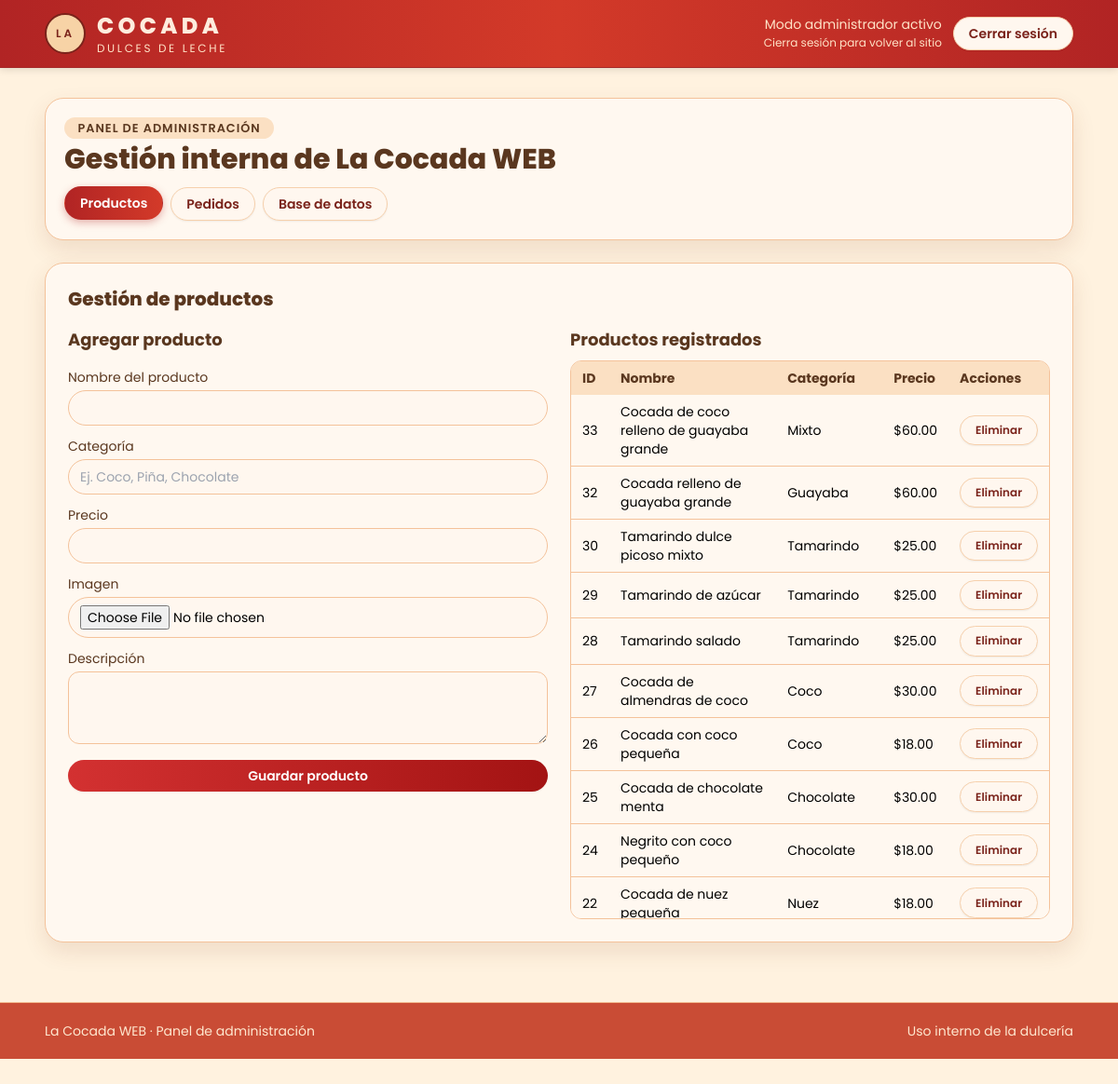
Page /tienda.php (signed in) on the committed database.
### tables this page shows
CREATE TABLE `productos` (
  `id` int(11) NOT NULL,
  `nombre` varchar(100) NOT NULL,
  `categoria` varchar(50) NOT NULL,
  `precio` decimal(10,2) NOT NULL,
  `descripcion` text NOT NULL,
  `imagen` varchar(255) NOT NULL
);

### tienda.php (the view, shortened to what this page needs)
<?php
$adminAutenticado = isset($_SESSION['admin']) && $_SESSION['admin'] === true;
$errorLogin = false;
$vista = 'productos';
$productos = [];
if ($adminAutenticado) {
    require_once 'db.php';
    $resultProd = $mysqli->query('SELECT id, nombre, categoria, precio, imagen FROM productos ORDER BY id DESC');
    if ($resultProd) {
        while ($row = $resultProd->fetch_assoc()) {
            $productos[] = $row;
        }
    }
}
?>
<!DOCTYPE html>
<html lang="es">
<head>
  <script src="https://cdn.tailwindcss.com"></script>
  <link rel="stylesheet" href="cocada.css">
</head>
<body class="bg-[var(--c-bg)] min-h-screen flex flex-col">
  <header class="sticky top-0 z-30 barra-principal">
    <div class="max-w-6xl mx-auto px-4 sm:px-6 py-3 flex items-center gap-3 flex-wrap">
      <a href="index.html" class="flex items-center gap-3">
        <div class="w-11 h-11 rounded-full bg-[#f7d3a6] border-2 border-[#7a231b] grid place-content-center">
          <span class="text-xs tracking-[0.25em] text-[#7a231b] font-semibold">LA</span>
        </div>
        <div class="flex flex-col leading-tight">
          <span class="text-xl sm:text-2xl font-extrabold text-[#ffecdd] tracking-[0.18em] uppercase">
            Cocada
          </span>
          <span class="text-[0.7rem] sm:text-xs text-[#ffe3c7] tracking-[0.22em] uppercase">
            Dulces de leche
          </span>
        </div>
      </a>
      <div class="ml-auto flex items-center gap-3">
        <?php if ($adminAutenticado): ?>
          <div class="text-xs sm:text-sm text-[#ffe3c7] text-right leading-tight">
            <div>Modo administrador activo</div>
            <div class="text-[0.75rem]">Cierra sesión para volver al sitio</div>
          </div>
          <form action="cerrar_sesion.php" method="post">
            <button class="boton boton-outline text-xs sm:text-sm">Cerrar sesión</button>
          </form>
        <?php else: ?>
          <div class="text-xs sm:text-sm text-[#ffe3c7]">
            Modo administrador
          </div>
        <?php endif; ?>
      </div>
    </div>
  </header>
<?php if (!$adminAutenticado): ?>
  <main class="flex-1 max-w-6xl mx-auto px-4 sm:px-6 py-10 flex items-center justify-center">
    <div class="card w-full max-w-sm mx-4 p-5 sm:p-6 space-y-4">
      <div class="space-y-1 text-center">
        <p class="badge inline-block">Acceso restringido</p>
        <h2 class="text-lg sm:text-xl font-extrabold text-[var(--c-cafe)] tracking-[0.04em]">
          Ingreso al modo administrador
        </h2>
      </div>
      <form method="post" class="space-y-3">
        <div class="space-y-1">
          <label for="passwordInput" class="text-xs sm:text-sm text-[#5a371f]">
            Contraseña de administrador
          </label>
          <input
            id="passwordInput"
            name="password"
            type="password"
            required
            class="w-full border border-[#f4c29a] rounded-full px-3 py-2 text-sm bg-[#fff7ef] text-[#5a371f] placeholder:text-[#b58157] focus:outline-none focus:ring-2 focus:ring-[#f3a766]"
            placeholder="Escribe la contraseña"
          />
        </div>
        <?php if ($errorLogin): ?>
          <p class="text-xs text-red-700">Contraseña incorrecta. Inténtalo de nuevo.</p>
        <?php endif; ?>
        <button type="submit" class="boton boton-primario w-full justify-center text-sm">
          Entrar
        </button>
      </form>
    </div>
  </main>
<?php else: ?>
  <main class="max-w-6xl mx-auto px-4 sm:px-6 py-8 space-y-6">
    <section class="card p-4 sm:p-5 space-y-3">
      <div class="flex flex-wrap items-center justify-between gap-3">
        <div class="space-y-1">
          <span class="badge">Panel de administración</span>
          <h1 class="text-2xl sm:text-3xl font-extrabold text-[var(--c-cafe)]">
            Gestión interna de La Cocada WEB
          </h1>
        </div>
      </div>
      <div class="flex flex-wrap gap-2 mt-2">
        <a href="tienda.php?vista=productos"
          class="boton boton-outline text-xs sm:text-sm <?php echo $vista === 'productos' ? 'tab-activa' : ''; ?>">
          Productos
        </a>
        <a href="tienda.php?vista=pedidos"
          class="boton boton-outline text-xs sm:text-sm <?php echo $vista === 'pedidos' ? 'tab-activa' : ''; ?>">
          Pedidos
        </a>
        <a href="tienda.php?vista=basedatos"
          class="boton boton-outline text-xs sm:text-sm <?php echo $vista === 'basedatos' ? 'tab-activa' : ''; ?>">
          Base de datos
        </a>
      </div>
    </section>
    <?php if ($vista === 'productos'): ?>
    <section class="card p-5 sm:p-6 space-y-4">
      <h2 class="text-xl font-extrabold text-[var(--c-cafe)] mb-4">
        Gestión de productos
      </h2>
      <div class="grid grid-cols-1 md:grid-cols-2 gap-6">
        <div class="space-y-4">
          <h3 class="text-lg font-bold text-[#5a371f]">Agregar producto</h3>
          <form method="post" enctype="multipart/form-data" class="space-y-3 text-sm">
            <div>
              <label class="block mb-1 text-[#5a371f]">Nombre del producto</label>
              <input name="nombre" required
                class="w-full border border-[#f4c29a] rounded-full px-3 py-2 bg-[#fff7ef]">
            </div>
            <div>
              <label class="block mb-1 text-[#5a371f]">Categoría</label>
              <input name="categoria" required
                placeholder="Ej. Coco, Piña, Chocolate"
                class="w-full border border-[#f4c29a] rounded-full px-3 py-2 bg-[#fff7ef]">
            </div>
            <div>
              <label class="block mb-1 text-[#5a371f]">Precio</label>
              <input type="number" step="0.01" name="precio" required
                class="w-full border border-[#f4c29a] rounded-full px-3 py-2 bg-[#fff7ef]">
            </div>
            <div>
              <label class="block mb-1 text-[#5a371f]">Imagen</label>
              <input type="file" name="imagen_file" accept="image/*" required
                class="w-full border border-[#f4c29a] rounded-full px-3 py-2 bg-[#fff7ef]">
            </div>
            <div>
              <label class="block mb-1 text-[#5a371f]">Descripción</label>
              <textarea name="descripcion" rows="3" required
                class="w-full border border-[#f4c29a] rounded-xl px-3 py-2 bg-[#fff7ef]"></textarea>
            </div>
            <button class="boton boton-primario text-sm w-full justify-center">
              Guardar producto
            </button>
          </form>
        </div>
        <div>
          <h3 class="text-lg font-bold text-[#5a371f] mb-2">Productos registrados</h3>
          <div class="overflow-y-auto max-h_[600px] max-h-[600px] border border-[#f4c29a] rounded-xl bg-[#fff8f0]">
            <table class="min-w-full text-xs sm:text-sm text-left">
              <thead class="bg-[#fbe0c3] text-[#5a371f]">
                <tr>
                  <th class="px-3 py-2">ID</th>
                  <th class="px-3 py-2">Nombre</th>
                  <th class="px-3 py-2">Categoría</th>
                  <th class="px-3 py-2">Precio</th>
                  <th class="px-3 py-2">Acciones</th>
                </tr>
              </thead>
              <tbody class="divide-y divide-[#f4c29a]">
                <?php if (count($productos) === 0): ?>
                  <tr>
                    <td colspan="5" class="px-3 py-3 text-center text-[#704127]">
                      No hay productos registrados.
                    </td>
                  </tr>
                <?php else: ?>
                  <?php foreach ($productos as $p): ?>
                    <tr>
                      <td class="px-3 py-2"><?php echo $p['id']; ?></td>
                      <td class="px-3 py-2"><?php echo $p['nombre']; ?></td>
                      <td class="px-3 py-2"><?php echo $p['categoria']; ?></td>
                      <td class="px-3 py-2">$<?php echo number_format($p['precio'], 2); ?></td>
                      <td class="px-3 py-2">
                        <form method="post" onsubmit="return confirm('¿Eliminar producto?');">
                          <button class="boton boton-outline text-xs">Eliminar</button>
                        </form>
                      </td>
                    </tr>
                  <?php endforeach; ?>
                <?php endif; ?>
              </tbody>
            </table>
          </div>
        </div>
      </div>
    </section>
    <?php endif; ?>
  </main>
<?php endif; ?>
  <footer class="mt-8 border-t border-[#f1b98f] bg-[#c94c35]">
    <div class="max-w-6xl mx-auto px-4 sm:px-6 py-5 text-xs sm:text-sm text-[#ffe7cf] flex flex-col md:flex-row items-center justify-between gap-2">
      <span>La Cocada WEB · Panel de administración</span>
      <span>Uso interno de la dulcería</span>
    </div>
  </footer>
</body>
</html>

### cocada.css (style rules this page uses)
:root { --c-bg: #fff2df; --c-barra: #c94c35; --c-guinda: #7a231b; --c-cafe: #5a371f; --c-card: #fff8f0; --c-borde: #f4c29a; }
header + main { margin-top: 0; padding-top: 0; }
body { font-family: 'Poppins', sans-serif; background-color: var(--c-bg); font-size: 15px; }
.boton { padding: 0.45rem 1rem; border-radius: 9999px; box-shadow: 0 1px 2px rgba(0,0,0,.06); transition: transform .05s ease, box-shadow .1s ease, background-color .1s ease, color .1s ease, border-color .1s ease; display: inline-flex; align-items: center; gap: 0.3rem; font-weight: 600; font-size: 0.9rem; }
.boton-primario { background: linear-gradient(90deg, #D33131, #A31313); color: #fff; border: none; }
.boton-outline { border: 1px solid #f6d0ac; background-color: #fff7ef; color: var(--c-guinda); }
.card { background-color: var(--c-card); border-radius: 1.25rem; border: 1px solid var(--c-borde); box-shadow: 0 10px 25px rgba(121, 54, 22, 0.12); }
.badge { border-radius: 9999px; padding: 0.2rem 0.9rem; font-size: 0.8rem; background-color: #fbe0c3; color: var(--c-cafe); font-weight: 600; letter-spacing: 0.08em; text-transform: uppercase; }
.tab-activa { background: linear-gradient(90deg, #B12424, #D33A29); color: white !important; border-color: transparent !important; box-shadow: 0 3px 8px rgba(179, 40, 40, 0.35); transform: translateY(-1px); }
.barra-principal { border-bottom: 1px solid #A52A2A; background: linear-gradient(90deg,#B12424,#D33A29,#B12424); box-shadow: 0 2px 8px rgba(0,0,0,0.12); }

### rows in the picture
productos: id "33", nombre "Cocada de coco relleno de guayaba grande", categoria "Mixto", precio "60.00"
productos: id "32", nombre "Cocada relleno de guayaba grande", categoria "Guayaba", precio "60.00"
productos: id "30", nombre "Tamarindo dulce picoso mixto", categoria "Tamarindo", precio "25.00"
productos: id "29", nombre "Tamarindo de azúcar", categoria "Tamarindo", precio "25.00"
productos: id "28", nombre "Tamarindo salado", categoria "Tamarindo", precio "25.00"
productos: id "27", nombre "Cocada de almendras de coco", categoria "Coco", precio "30.00"
productos: id "26", nombre "Cocada con coco pequeña", categoria "Coco", precio "18.00"
productos: id "25", nombre "Cocada de chocolate menta", categoria "Chocolate", precio "30.00"
productos: id "24", nombre "Negrito con coco pequeño", categoria "Chocolate", precio "18.00"
productos: id "22", nombre "Cocada de nuez pequeña", categoria "Nuez", precio "18.00"
